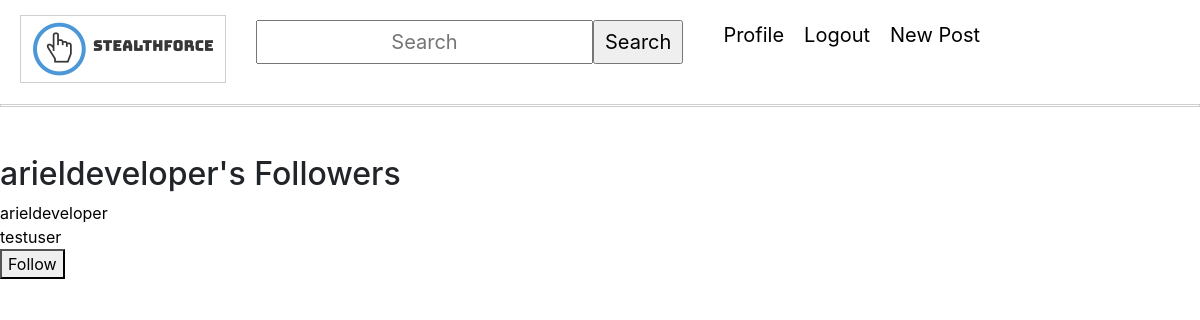
Screenshot of /user/arieldeveloper/followers with the database file from the repository.
### users/models.py (models this page shows, shortened)
class Account(AbstractBaseUser):
    email = models.EmailField(verbose_name="email", max_length=60, unique=True)
    username = models.CharField(max_length=30, unique=True)
    date_joined = models.DateTimeField(verbose_name='date joined', auto_now_add=True)
    last_login = models.DateTimeField(verbose_name='last login', auto_now=True)
    is_admin = models.BooleanField(default=False)
    is_staff = models.BooleanField(default=False)
    is_superuser = models.BooleanField(default=False)
    is_active = models.BooleanField(default=True)
    followers = models.ManyToManyField("Account", blank=True, symmetrical=False, related_name="people_followers")
    following = models.ManyToManyField("Account", blank=True, symmetrical=False, related_name="people_following")
    profile_picture = models.ImageField(null=True, blank=True, default = 'static/default.png')
    USERNAME_FIELD = 'email' #allows user to login with email instead of username/id
    REQUIRED_FIELDS = ['username']
    objects = MyAccountManager()
    def __str__(self):
        return self.email
    @property
    def return_followers(self):
        return list(self.followers.all())

### users/views.py (the view)
# urls.py: path('user/<str:username>/followers', user_views.followers_view),
def followers_view(request, username):
    user = get_object_or_404(User, username=username)
    followers = user.followers.all()
    if request.method == "POST":
        the_user = User.objects.get(email=request.POST.get('hidden_input'))
        follow_or_unfollow(the_user, request.user)
    return render(request, "users/followers.html", {'user':user, 'user_followers':followers})

### users/templates/users/followers.html (shortened to what this page needs)
{% extends 'main_app/base.html' %}
{% block body %}
<h2>{{ user.username }}'s Followers</h2>
    {% for follower in user_followers %}
        <a href="/user/{{ follower.username }}">{{ follower.username }}</a>
        {% if user.username == follower.username %}
            <br>
        {% else %}
            <form method="POST" action="/user/{{user.username}}/followers">
                    {% if request.user in follower.return_followers %}
                        <button type="submit">Unfollow</button>
                    {% else %}
                        <button type="submit">Follow</button>
                    {% endif %}
                </form>
        {% endif %}
  {% endfor %}
{% endblock %}

### static/css/main.css (style rules this page uses)
a { cursor: default; color: black; text-decoration:none; }

### rows the page displays
Account: username "arieldeveloper"
Account: username "testuser", shows "Follow"
